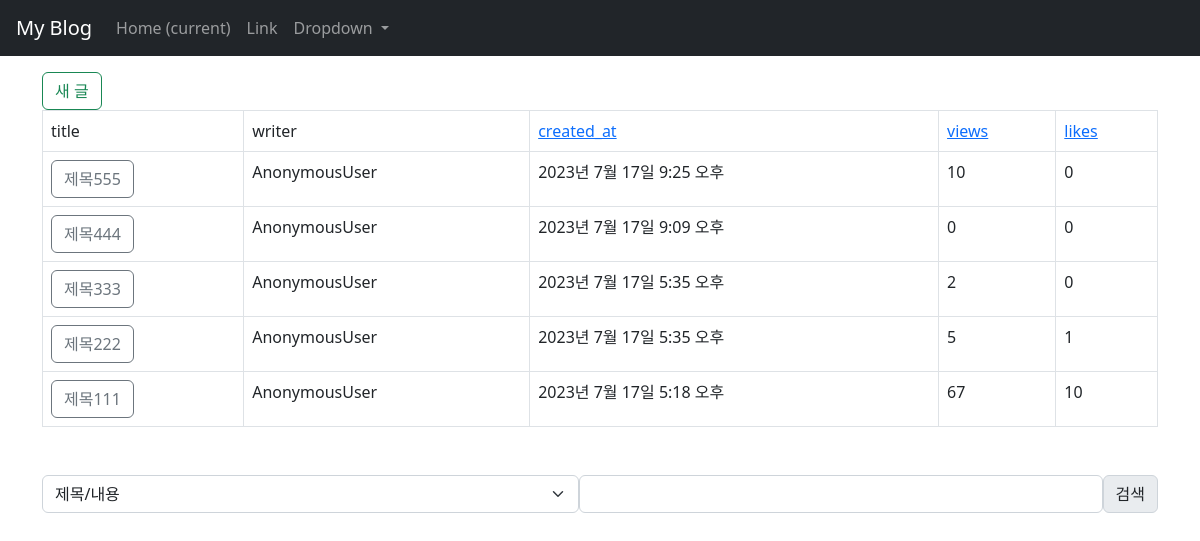
/blog/, run on an earlier commit of the app's database.
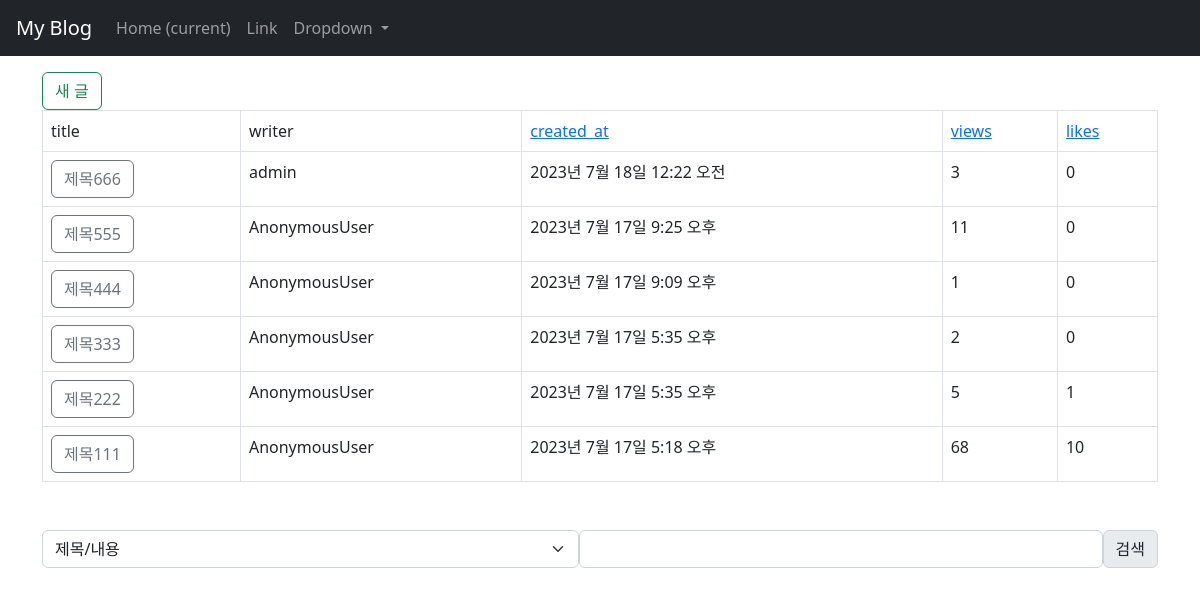
And on a later commit of the database.
### blog/models.py (models this page shows)
class Post(models.Model):
    title = models.CharField(max_length=200)
    content = models.TextField()
    writer = models.CharField(max_length=50)  # 이후 auth user로 변환 필요
    updated_at = models.DateTimeField(auto_now=True)
    created_at = models.DateTimeField(auto_now_add=True)
    views = models.IntegerField(default=0)
    likes = models.IntegerField(default=0)
    category = models.CharField(max_length=50)

### blog/views.py (the view)
# urls.py: path("", views.PostList.as_view(), name="list"),
class PostList(View):
    def get(self, request):
        posts = Post.objects.all().order_by('-created_at')
        context = {
            "posts": posts,
        }
        return render(request, "blog/post_list.html", context)

### blog/templates/blog/post_list.html (shortened to what this page needs)
{% extends 'base.html' %}
{% block content %}
<a href="{% url 'blog:write' %}" class="btn btn-outline-success">새 글</a>
{% if posts %}
<table class="table table-bordered">
    <thead>
        <tr>
            <td>title</td>
            <td>writer</td>
            <td><a href="?sort=created_at">created_at</a></td>
            <td><a href="?sort=views">views</a></td>
            <td><a href="?sort=likes">likes</a></td>
        </tr>
    </thead>
    <tody>
        {% for post in posts %}
        <tr>
            <td><a href="{% url 'blog:detail' post_id=post.pk %}" class="btn btn btn-outline-secondary">{{ post.title }}</a></td>
            <td>{{ post.writer }}</td>
            <td>{{ post.created_at }}</td>
            <td>{{ post.views }}</td>
            <td>{{ post.likes }}</td>
        </tr>
        {% endfor %}
    </tody>
</table>
{% else %}
    {% if query %}
    <p>일치하는 검색 결과가 없습니다.</p>
    {% else %}
    <p>작성된 게시글이 없습니다.</p>
    {% endif %}
{% endif %}
<form action="{% url 'blog:search' %}" method='get' class='d-flex mt-5'>
    <select class="form-select" name='q-opt'>
        <option selected value="1">제목/내용</option>
    </select>
    <input type="text" name='q' class='form-control'>
    <input type="submit" value="검색" class="input-group-text">
</form>
{% endblock content %}

What changed in the data, as far as the page shows it:
added Post: title "제목666", writer "admin", created_at "2023년 7월 18일 12:22 오전", views "3", likes "0"
changed Post "제목555": views "10" → "11"
changed Post "제목444": views "0" → "1"
changed Post "제목111": views "67" → "68"
